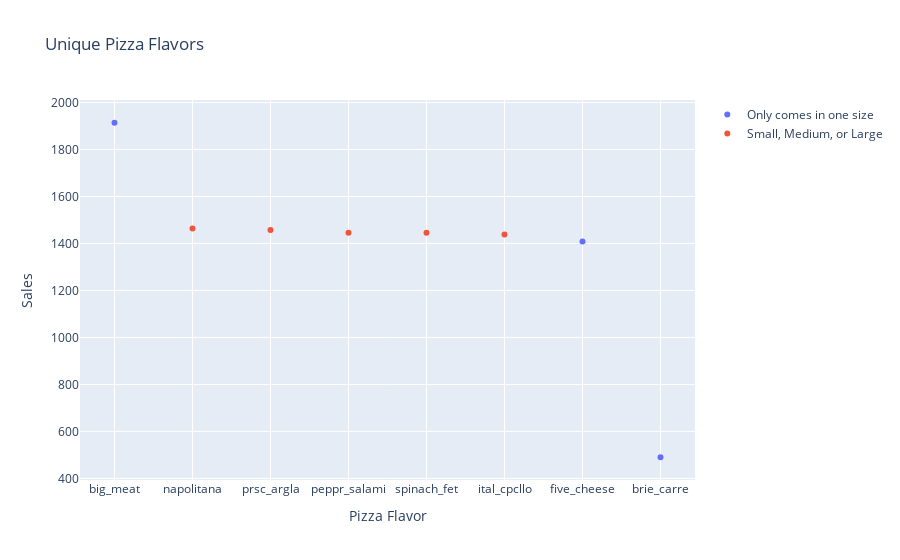

Notebook code for this chart:
### Code cell
unique_size_pizzas = unique_sizes[unique_sizes == 1]
unique_size_pizzas_df = df[df['pizza_flavor'].isin(unique_size_pizzas.index)]
median_orders = df.groupby('pizza_flavor')['quantity'].sum().median()
diff_from_median = abs(df.groupby('pizza_flavor')['quantity'].sum() - median_orders)
balanced_flavors = diff_from_median.nsmallest(5).index
balanced_flavors_df = df[df['pizza_flavor'].isin(balanced_flavors)]
combined_df = pd.concat([unique_size_pizzas_df, balanced_flavors_df])
combined_df['unique'] = np.where(combined_df['pizza_flavor'].isin(unique_size_pizzas.index), 'Only comes in one size', 'Small, Medium, or Large')
combined_flavor_popularity = combined_df.groupby(['pizza_flavor', 'unique'])['quantity'].sum().reset_index()
scatterplot_fig = go.Figure()
for color, group in combined_flavor_popularity.groupby('unique'):
    scatterplot_fig.add_trace(go.Scatter(
        x=group['pizza_flavor'], 
        y=group['quantity'],
        mode='markers',
        name=color,
        hovertext=group['pizza_flavor']  # Show the pizza flavor name on hover
    ))

scatterplot_fig.update_layout(
    title='Unique Pizza Flavors',
    xaxis={'categoryorder': 'total descending', 'title': 'Pizza Flavor'},
    yaxis={'title': 'Sales'}
)

scatterplot_fig

### Figure 1 — Plotly figure (JSON) as saved in the notebook; plotly's stock layout.template omitted (floating-point values rounded to 4 significant figures)
{"data": [{"hovertext": ["big_meat", "brie_carre", "five_cheese"], "mode": "markers", "name": "Only comes in one size", "type": "scatter", "x": ["big_meat", "brie_carre", "five_cheese"], "y": [1914, 490, 1409]}, {"hovertext": ["ital_cpcllo", "napolitana", "peppr_salami", "prsc_argla", "spinach_fet"], "mode": "markers", "name": "Small, Medium, or Large", "type": "scatter", "x": ["ital_cpcllo", "napolitana", "peppr_salami", "prsc_argla", "spinach_fet"], "y": [1438, 1464, 1446, 1457, 1446]}], "layout": {"title": {"text": "Unique Pizza Flavors"}, "xaxis": {"categoryorder": "total descending", "title": {"text": "Pizza Flavor"}}, "yaxis": {"title": {"text": "Sales"}}}}
